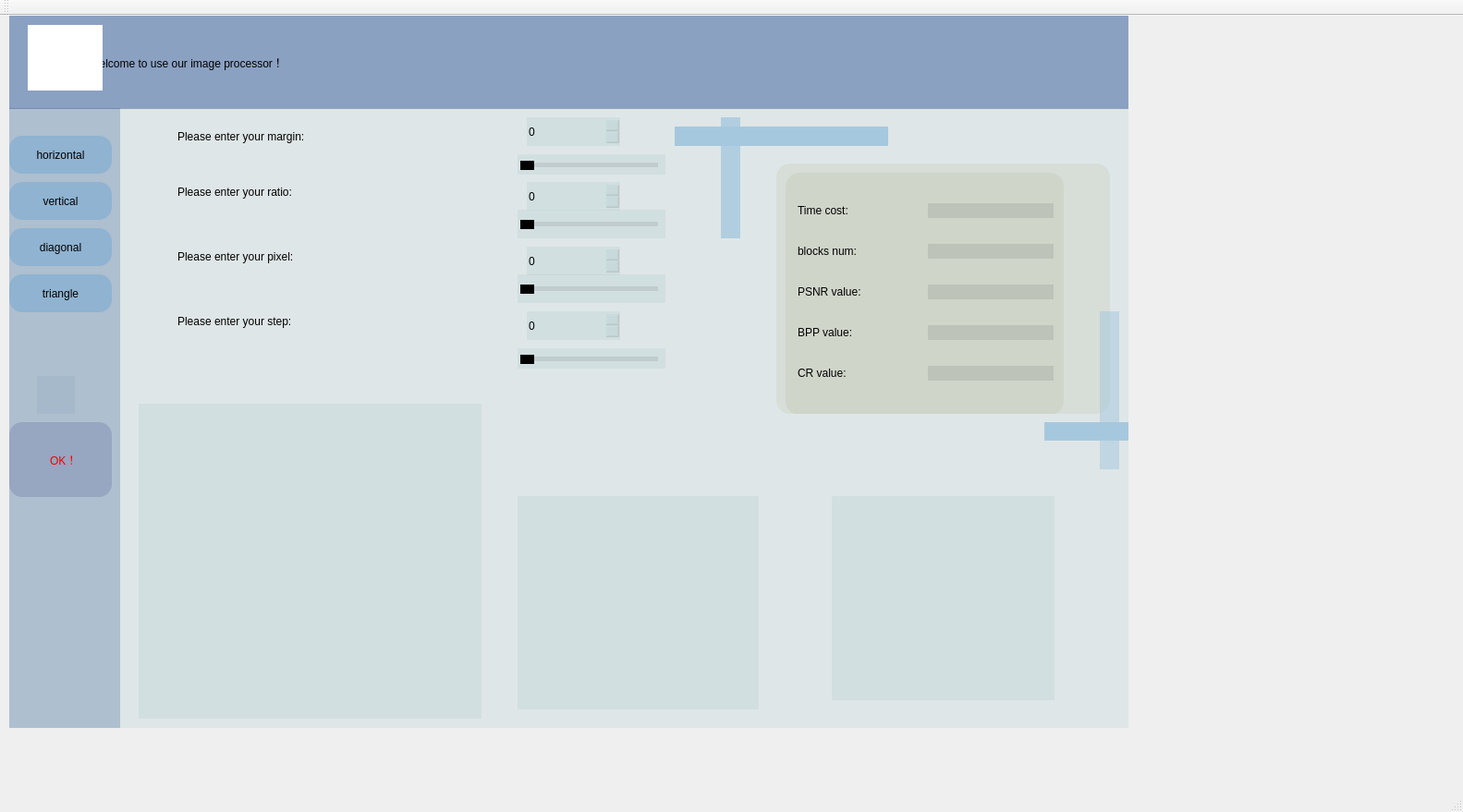
<?xml version="1.0" encoding="UTF-8"?>
<ui version="4.0">
 <class>MainWindow</class>
 <widget class="QMainWindow" name="MainWindow">
  <property name="geometry">
   <rect>
    <x>0</x>
    <y>0</y>
    <width>1583</width>
    <height>879</height>
   </rect>
  </property>
  <property name="windowTitle">
   <string>pushButton</string>
  </property>
  <widget class="QWidget" name="centralWidget">
   <widget class="QWidget" name="widget" native="true">
    <property name="geometry">
     <rect>
      <x>10</x>
      <y>100</y>
      <width>120</width>
      <height>671</height>
     </rect>
    </property>
    <property name="styleSheet">
     <string notr="true">
background-color:rgba(166,185,203,225);border-color:rgba(0,0,0,255);color: rgba(0, 0, 0,255);border-style:none;border-width:2px;font:21px &quot;MV Boli&quot;;</string>
    </property>
    <widget class="QPushButton" name="button_save">
     <property name="geometry">
      <rect>
       <x>30</x>
       <y>290</y>
       <width>41</width>
       <height>41</height>
      </rect>
     </property>
     <property name="styleSheet">
      <string notr="true">image: url(:/新前缀/download.png);</string>
     </property>
     <property name="text">
      <string/>
     </property>
    </widget>
    <widget class="QPushButton" name="horizontal">
     <property name="geometry">
      <rect>
       <x>0</x>
       <y>30</y>
       <width>111</width>
       <height>41</height>
      </rect>
     </property>
     <property name="styleSheet">
      <string notr="true">QPushButton{background-color:rgba(129,174,211,177);border-color:rgba(0,0,0,255);color: rgba(0, 0, 0,255);border-style:none;border-width:8px;border-radius:14px;font:21px &quot;MV Boli&quot;;
}
QPushButton:pressed{
background-color:rgba(129,174,211,255);border-color:rgba(0,0,0,255);color: rgba(0, 0, 0,255);border-style:none;border-width:8px;border-radius:14px;font:21px &quot;MV Boli&quot;;}</string>
     </property>
     <property name="text">
      <string>horizontal</string>
     </property>
    </widget>
    <widget class="QPushButton" name="vertical">
     <property name="geometry">
      <rect>
       <x>0</x>
       <y>80</y>
       <width>111</width>
       <height>41</height>
      </rect>
     </property>
     <property name="styleSheet">
      <string notr="true">QPushButton{background-color:rgba(129,174,211,177);border-color:rgba(0,0,0,255);color: rgba(0, 0, 0,255);border-style:none;border-width:8px;border-radius:14px;font:21px &quot;MV Boli&quot;;
}
QPushButton:pressed{
background-color:rgba(129,174,211,255);border-color:rgba(0,0,0,255);color: rgba(0, 0, 0,255);border-style:none;border-width:8px;border-radius:14px;font:21px &quot;MV Boli&quot;;}</string>
     </property>
     <property name="text">
      <string>vertical</string>
     </property>
    </widget>
    <widget class="QPushButton" name="diagonal">
     <property name="geometry">
      <rect>
       <x>0</x>
       <y>130</y>
       <width>111</width>
       <height>41</height>
      </rect>
     </property>
     <property name="styleSheet">
      <string notr="true">QPushButton{background-color:rgba(129,174,211,177);border-color:rgba(0,0,0,255);color: rgba(0, 0, 0,255);border-style:none;border-width:8px;border-radius:14px;font:21px &quot;MV Boli&quot;;
}
QPushButton:pressed{
background-color:rgba(129,174,211,255);border-color:rgba(0,0,0,255);color: rgba(0, 0, 0,255);border-style:none;border-width:8px;border-radius:14px;font:21px &quot;MV Boli&quot;;}</string>
     </property>
     <property name="text">
      <string>diagonal</string>
     </property>
    </widget>
    <widget class="QPushButton" name="button_finish_enter">
     <property name="geometry">
      <rect>
       <x>0</x>
       <y>340</y>
       <width>111</width>
       <height>81</height>
      </rect>
     </property>
     <property name="styleSheet">
      <string notr="true">QPushButton{background-color:rgba(0,0,103,33);border-color:rgba(0,0,0,255);color: rgba(240, 0, 0,255);border-style:none;border-width:0px;border-radius:14px;font:26px &quot;Segoe UI Black&quot;;}

QPushButton:pressed{background-color:rgba(140,0,81,37);border-color:rgba(0,0,0,255);color: rgba(240, 0, 0,255);border-style:none;border-width:0px;border-radius:14px;font:26px &quot;Segoe UI Black&quot;;}</string>
     </property>
     <property name="text">
      <string>  OK！</string>
     </property>
    </widget>
    <widget class="QPushButton" name="triangle">
     <property name="geometry">
      <rect>
       <x>0</x>
       <y>180</y>
       <width>111</width>
       <height>41</height>
      </rect>
     </property>
     <property name="styleSheet">
      <string notr="true">QPushButton{background-color:rgba(129,174,211,177);border-color:rgba(0,0,0,255);color: rgba(0, 0, 0,255);border-style:none;border-width:8px;border-radius:14px;font:21px &quot;MV Boli&quot;;
}
QPushButton:pressed{
background-color:rgba(129,174,211,255);border-color:rgba(0,0,0,255);color: rgba(0, 0, 0,255);border-style:none;border-width:8px;border-radius:14px;font:21px &quot;MV Boli&quot;;}</string>
     </property>
     <property name="text">
      <string>triangle</string>
     </property>
    </widget>
   </widget>
   <widget class="QLabel" name="label_2">
    <property name="geometry">
     <rect>
      <x>10</x>
      <y>0</y>
      <width>1211</width>
      <height>101</height>
     </rect>
    </property>
    <property name="styleSheet">
     <string notr="true">background-color:rgba(70,107,163,152);border-color:rgba(0,0,0,255);color: rgba(0, 0, 0,255);border-style:none;border-width:1px;border-radius:0px;font:30px &quot;Segoe Print&quot;;font-style:normal;font-weight: normal;text-decoration:blink;</string>
    </property>
    <property name="text">
     <string>                          Welcome to use our image processor！</string>
    </property>
   </widget>
   <widget class="QWidget" name="widget_3" native="true">
    <property name="geometry">
     <rect>
      <x>130</x>
      <y>100</y>
      <width>1091</width>
      <height>671</height>
     </rect>
    </property>
    <property name="styleSheet">
     <string notr="true">background-color:rgba(129,177,188,37);border-color:rgba(0,0,0,255);color: rgba(0, 0, 0,255);border-style:none;border-width:2px;font:21px &quot;MV Boli&quot;;</string>
    </property>
    <widget class="QLineEdit" name="lineEdit">
     <property name="geometry">
      <rect>
       <x>60</x>
       <y>10</y>
       <width>361</width>
       <height>41</height>
      </rect>
     </property>
     <property name="styleSheet">
      <string notr="true">background-color:rgba(0,0,0,0);border-color:rgba(0,0,0,255);color: rgba(0, 0, 0,255);border-style:none;border-width:0px;border-radius:0px;font:28px &quot;MV Boli&quot;;</string>
     </property>
     <property name="text">
      <string>Please enter your margin:</string>
     </property>
    </widget>
    <widget class="QSpinBox" name="spinBox1">
     <property name="geometry">
      <rect>
       <x>440</x>
       <y>10</y>
       <width>101</width>
       <height>31</height>
      </rect>
     </property>
    </widget>
    <widget class="QSlider" name="horizontalSlider">
     <property name="geometry">
      <rect>
       <x>430</x>
       <y>50</y>
       <width>160</width>
       <height>22</height>
      </rect>
     </property>
     <property name="styleSheet">
      <string notr="true">QSlider::groove:horizontal{background-color:rgba(0,0,0,22);border-color:rgba(0,0,0,255);border-style:none;border-width:8px;border-radius:14px;height:5px;left:3px;right:8px;}QSlider::handle:horizontal{background-color:rgba(0,0,0,255);border-color:rgba(0,0,3,255);border-style:none;border-width:1px;width: 15px;margin-top: -2px;margin-bottom: -3px;border-radius:0px;}QSlider::sub-page:horizontal {background-color: qlineargradient(spread:pad, x1:0, y1:0, x2:1, y2:0, stop:0 rgba(0, 39, 88, 203), stop:1 rgba(59, 88, 56, 20));}</string>
     </property>
     <property name="orientation">
      <enum>Qt::Horizontal</enum>
     </property>
    </widget>
    <widget class="QLineEdit" name="lineEdit_2">
     <property name="geometry">
      <rect>
       <x>60</x>
       <y>70</y>
       <width>341</width>
       <height>41</height>
      </rect>
     </property>
     <property name="styleSheet">
      <string notr="true">background-color:rgba(0,0,0,0);border-color:rgba(0,0,0,255);color: rgba(0, 0, 0,255);border-style:none;border-width:0px;border-radius:0px;font:28px &quot;MV Boli&quot;;</string>
     </property>
     <property name="text">
      <string>Please enter your ratio:</string>
     </property>
    </widget>
    <widget class="QSpinBox" name="spinBox2">
     <property name="geometry">
      <rect>
       <x>440</x>
       <y>80</y>
       <width>101</width>
       <height>31</height>
      </rect>
     </property>
    </widget>
    <widget class="QSlider" name="horizontalSlider_2">
     <property name="geometry">
      <rect>
       <x>430</x>
       <y>110</y>
       <width>160</width>
       <height>31</height>
      </rect>
     </property>
     <property name="styleSheet">
      <string notr="true">QSlider::groove:horizontal{background-color:rgba(0,0,0,22);border-color:rgba(0,0,0,255);border-style:none;border-width:8px;border-radius:14px;height:5px;left:3px;right:8px;}QSlider::handle:horizontal{background-color:rgba(0,0,0,255);border-color:rgba(0,0,3,255);border-style:none;border-width:1px;width: 15px;margin-top: -2px;margin-bottom: -3px;border-radius:0px;}QSlider::sub-page:horizontal {background-color: qlineargradient(spread:pad, x1:0, y1:0, x2:1, y2:0, stop:0 rgba(0, 39, 88, 203), stop:1 rgba(59, 88, 56, 20));}</string>
     </property>
     <property name="orientation">
      <enum>Qt::Horizontal</enum>
     </property>
    </widget>
    <widget class="QLabel" name="label_3">
     <property name="geometry">
      <rect>
       <x>20</x>
       <y>320</y>
       <width>371</width>
       <height>341</height>
      </rect>
     </property>
     <property name="styleSheet">
      <string notr="true"/>
     </property>
     <property name="text">
      <string/>
     </property>
    </widget>
    <widget class="QLabel" name="label_4">
     <property name="geometry">
      <rect>
       <x>430</x>
       <y>420</y>
       <width>261</width>
       <height>231</height>
      </rect>
     </property>
     <property name="styleSheet">
      <string notr="true"/>
     </property>
     <property name="text">
      <string/>
     </property>
    </widget>
    <widget class="QLabel" name="label_5">
     <property name="geometry">
      <rect>
       <x>770</x>
       <y>420</y>
       <width>241</width>
       <height>221</height>
      </rect>
     </property>
     <property name="styleSheet">
      <string notr="true"/>
     </property>
     <property name="text">
      <string/>
     </property>
    </widget>
    <widget class="QWidget" name="widget_2" native="true">
     <property name="geometry">
      <rect>
       <x>710</x>
       <y>60</y>
       <width>361</width>
       <height>271</height>
      </rect>
     </property>
     <property name="styleSheet">
      <string notr="true">background-color:rgba(166,166,126,37);border-color:rgba(0,0,0,255);color: rgba(0, 0, 0,255);border-style:none;border-width:2px;border-radius:15px;font:21px &quot;MV Boli&quot;;

</string>
     </property>
     <widget class="QWidget" name="horizontalLayoutWidget_2">
      <property name="geometry">
       <rect>
        <x>10</x>
        <y>10</y>
        <width>301</width>
        <height>262</height>
       </rect>
      </property>
      <layout class="QHBoxLayout" name="horizontalLayout_2">
       <item>
        <layout class="QVBoxLayout" name="verticalLayout">
         <item>
          <widget class="QLineEdit" name="text_1_title">
           <property name="styleSheet">
            <string notr="true">background-color:rgba(0,0,0,0);border-color:rgba(0,0,0,255);color: rgba(0, 0, 0,255);border-style:none;border-width:0px;border-radius:0px;font:26px &quot;MV Boli&quot;;</string>
           </property>
           <property name="text">
            <string>Time cost:</string>
           </property>
          </widget>
         </item>
         <item>
          <widget class="QLineEdit" name="text_2_title">
           <property name="styleSheet">
            <string notr="true">background-color:rgba(0,0,0,0);border-color:rgba(0,0,0,255);color: rgba(0, 0, 0,255);border-style:none;border-width:0px;border-radius:0px;font:26px &quot;MV Boli&quot;;</string>
           </property>
           <property name="text">
            <string>blocks num:</string>
           </property>
          </widget>
         </item>
         <item>
          <widget class="QLineEdit" name="text_3_title">
           <property name="styleSheet">
            <string notr="true">background-color:rgba(0,0,0,0);border-color:rgba(0,0,0,255);color: rgba(0, 0, 0,255);border-style:none;border-width:0px;border-radius:0px;font:26px &quot;MV Boli&quot;;</string>
           </property>
           <property name="text">
            <string>PSNR value:</string>
           </property>
          </widget>
         </item>
         <item>
          <widget class="QLineEdit" name="text_4_title">
           <property name="styleSheet">
            <string notr="true">background-color:rgba(0,0,0,0);border-color:rgba(0,0,0,255);color: rgba(0, 0, 0,255);border-style:none;border-width:0px;border-radius:0px;font:26px &quot;MV Boli&quot;;</string>
           </property>
           <property name="text">
            <string>BPP value:</string>
           </property>
          </widget>
         </item>
         <item>
          <widget class="QLineEdit" name="text_5_title">
           <property name="styleSheet">
            <string notr="true">background-color:rgba(0,0,0,0);border-color:rgba(0,0,0,255);color: rgba(0, 0, 0,255);border-style:none;border-width:0px;border-radius:0px;font:26px &quot;MV Boli&quot;;</string>
           </property>
           <property name="text">
            <string>CR value:</string>
           </property>
          </widget>
         </item>
        </layout>
       </item>
       <item>
        <layout class="QVBoxLayout" name="verticalLayout_2">
         <item>
          <widget class="QLineEdit" name="text_1_show">
           <property name="styleSheet">
            <string notr="true">background-color:rgba(0,0,0,22);border-color:rgba(0,0,0,255);color: rgba(0, 0, 0,222);border-style:none;border-width:8px;border-radius:14px;font:21px &quot;Segoe UI Variable Text&quot;;
</string>
           </property>
          </widget>
         </item>
         <item>
          <widget class="QLineEdit" name="text_2_show">
           <property name="styleSheet">
            <string notr="true">background-color:rgba(0,0,0,22);border-color:rgba(0,0,0,255);color: rgba(0, 0, 0,222);border-style:none;border-width:8px;border-radius:14px;font:21px &quot;Segoe UI Variable Text&quot;;</string>
           </property>
          </widget>
         </item>
         <item>
          <widget class="QLineEdit" name="text_3_show">
           <property name="styleSheet">
            <string notr="true">background-color:rgba(0,0,0,22);border-color:rgba(0,0,0,255);color: rgba(0, 0, 0,222);border-style:none;border-width:8px;border-radius:14px;font:21px &quot;Segoe UI Variable Text&quot;;
</string>
           </property>
          </widget>
         </item>
         <item>
          <widget class="QLineEdit" name="text_4_show">
           <property name="styleSheet">
            <string notr="true">background-color:rgba(0,0,0,22);border-color:rgba(0,0,0,255);color: rgba(0, 0, 0,222);border-style:none;border-width:8px;border-radius:14px;font:21px &quot;Segoe UI Variable Text&quot;;</string>
           </property>
          </widget>
         </item>
         <item>
          <widget class="QLineEdit" name="text_5_show">
           <property name="styleSheet">
            <string notr="true">background-color:rgba(0,0,0,22);border-color:rgba(0,0,0,255);color: rgba(0, 0, 0,222);border-style:none;border-width:8px;border-radius:14px;font:21px &quot;Segoe UI Variable Text&quot;;</string>
           </property>
          </widget>
         </item>
        </layout>
       </item>
      </layout>
     </widget>
    </widget>
    <widget class="QLabel" name="label_6">
     <property name="geometry">
      <rect>
       <x>1060</x>
       <y>220</y>
       <width>21</width>
       <height>171</height>
      </rect>
     </property>
     <property name="styleSheet">
      <string notr="true">background-color:rgba(166,200,222,140);border-color:rgba(0,0,0,255);color: rgba(0, 0, 0,255);border-style:none;border-width:1px;border-radius:0px;font:15px &quot;宋体&quot;;font-style:normal;font-weight: normal;text-decoration:blink;</string>
     </property>
     <property name="text">
      <string/>
     </property>
    </widget>
    <widget class="QLabel" name="label_7">
     <property name="geometry">
      <rect>
       <x>1000</x>
       <y>340</y>
       <width>91</width>
       <height>20</height>
      </rect>
     </property>
     <property name="styleSheet">
      <string notr="true">background-color:rgba(166,200,222,255);border-color:rgba(0,0,0,255);color: rgba(0, 0, 0,255);border-style:none;border-width:1px;border-radius:0px;font:15px &quot;宋体&quot;;font-style:normal;font-weight: normal;text-decoration:blink;</string>
     </property>
     <property name="text">
      <string/>
     </property>
    </widget>
    <widget class="QLabel" name="label_8">
     <property name="geometry">
      <rect>
       <x>650</x>
       <y>10</y>
       <width>21</width>
       <height>131</height>
      </rect>
     </property>
     <property name="styleSheet">
      <string notr="true">background-color:rgba(166,200,222,203);border-color:rgba(0,0,0,255);color: rgba(0, 0, 0,255);border-style:none;border-width:1px;border-radius:0px;font:15px &quot;宋体&quot;;font-style:normal;font-weight: normal;text-decoration:blink;</string>
     </property>
     <property name="text">
      <string/>
     </property>
    </widget>
    <widget class="QLabel" name="label_9">
     <property name="geometry">
      <rect>
       <x>600</x>
       <y>20</y>
       <width>231</width>
       <height>21</height>
      </rect>
     </property>
     <property name="styleSheet">
      <string notr="true">background-color:rgba(166,200,222,255);border-color:rgba(0,0,0,255);color: rgba(0, 0, 0,255);border-style:none;border-width:1px;border-radius:0px;font:15px &quot;宋体&quot;;font-style:normal;font-weight: normal;text-decoration:blink;</string>
     </property>
     <property name="text">
      <string/>
     </property>
    </widget>
    <widget class="QLineEdit" name="lineEdit_3">
     <property name="geometry">
      <rect>
       <x>60</x>
       <y>140</y>
       <width>341</width>
       <height>41</height>
      </rect>
     </property>
     <property name="styleSheet">
      <string notr="true">background-color:rgba(0,0,0,0);border-color:rgba(0,0,0,255);color: rgba(0, 0, 0,255);border-style:none;border-width:0px;border-radius:0px;font:28px &quot;MV Boli&quot;;</string>
     </property>
     <property name="text">
      <string>Please enter your pixel:</string>
     </property>
    </widget>
    <widget class="QSpinBox" name="spinBox3">
     <property name="geometry">
      <rect>
       <x>440</x>
       <y>150</y>
       <width>101</width>
       <height>31</height>
      </rect>
     </property>
    </widget>
    <widget class="QSlider" name="horizontalSlider_3">
     <property name="geometry">
      <rect>
       <x>430</x>
       <y>180</y>
       <width>160</width>
       <height>31</height>
      </rect>
     </property>
     <property name="styleSheet">
      <string notr="true">QSlider::groove:horizontal{background-color:rgba(0,0,0,22);border-color:rgba(0,0,0,255);border-style:none;border-width:8px;border-radius:14px;height:5px;left:3px;right:8px;}QSlider::handle:horizontal{background-color:rgba(0,0,0,255);border-color:rgba(0,0,3,255);border-style:none;border-width:1px;width: 15px;margin-top: -2px;margin-bottom: -3px;border-radius:0px;}QSlider::sub-page:horizontal {background-color: qlineargradient(spread:pad, x1:0, y1:0, x2:1, y2:0, stop:0 rgba(0, 39, 88, 203), stop:1 rgba(59, 88, 56, 20));}</string>
     </property>
     <property name="orientation">
      <enum>Qt::Horizontal</enum>
     </property>
    </widget>
    <widget class="QLineEdit" name="lineEdit_4">
     <property name="geometry">
      <rect>
       <x>60</x>
       <y>210</y>
       <width>341</width>
       <height>41</height>
      </rect>
     </property>
     <property name="styleSheet">
      <string notr="true">background-color:rgba(0,0,0,0);border-color:rgba(0,0,0,255);color: rgba(0, 0, 0,255);border-style:none;border-width:0px;border-radius:0px;font:28px &quot;MV Boli&quot;;</string>
     </property>
     <property name="text">
      <string>Please enter your step:</string>
     </property>
    </widget>
    <widget class="QSpinBox" name="spinBox4">
     <property name="geometry">
      <rect>
       <x>440</x>
       <y>220</y>
       <width>101</width>
       <height>31</height>
      </rect>
     </property>
    </widget>
    <widget class="QSlider" name="horizontalSlider_4">
     <property name="geometry">
      <rect>
       <x>430</x>
       <y>260</y>
       <width>160</width>
       <height>22</height>
      </rect>
     </property>
     <property name="styleSheet">
      <string notr="true">QSlider::groove:horizontal{background-color:rgba(0,0,0,22);border-color:rgba(0,0,0,255);border-style:none;border-width:8px;border-radius:14px;height:5px;left:3px;right:8px;}QSlider::handle:horizontal{background-color:rgba(0,0,0,255);border-color:rgba(0,0,3,255);border-style:none;border-width:1px;width: 15px;margin-top: -2px;margin-bottom: -3px;border-radius:0px;}QSlider::sub-page:horizontal {background-color: qlineargradient(spread:pad, x1:0, y1:0, x2:1, y2:0, stop:0 rgba(0, 39, 88, 203), stop:1 rgba(59, 88, 56, 20));}</string>
     </property>
     <property name="orientation">
      <enum>Qt::Horizontal</enum>
     </property>
    </widget>
   </widget>
   <widget class="QLabel" name="label_10">
    <property name="geometry">
     <rect>
      <x>30</x>
      <y>10</y>
      <width>81</width>
      <height>71</height>
     </rect>
    </property>
    <property name="styleSheet">
     <string notr="true">background-color:rgb(255, 255, 255)</string>
    </property>
    <property name="text">
     <string/>
    </property>
   </widget>
   <widget class="QLabel" name="label">
    <property name="geometry">
     <rect>
      <x>10</x>
      <y>10</y>
      <width>121</width>
      <height>71</height>
     </rect>
    </property>
    <property name="styleSheet">
     <string notr="true">image: url(D:/qtopencv_photo/SCUT_photo.jpg);</string>
    </property>
    <property name="text">
     <string/>
    </property>
   </widget>
  </widget>
  <widget class="QMenuBar" name="menuBar">
   <property name="geometry">
    <rect>
     <x>0</x>
     <y>0</y>
     <width>1583</width>
     <height>26</height>
    </rect>
   </property>
  </widget>
  <widget class="QToolBar" name="mainToolBar">
   <attribute name="toolBarArea">
    <enum>TopToolBarArea</enum>
   </attribute>
   <attribute name="toolBarBreak">
    <bool>false</bool>
   </attribute>
  </widget>
  <widget class="QStatusBar" name="statusBar"/>
 </widget>
 <layoutdefault spacing="6" margin="11"/>
 <resources>
  <include location="qt_demo.qrc"/>
 </resources>
 <connections/>
</ui>
